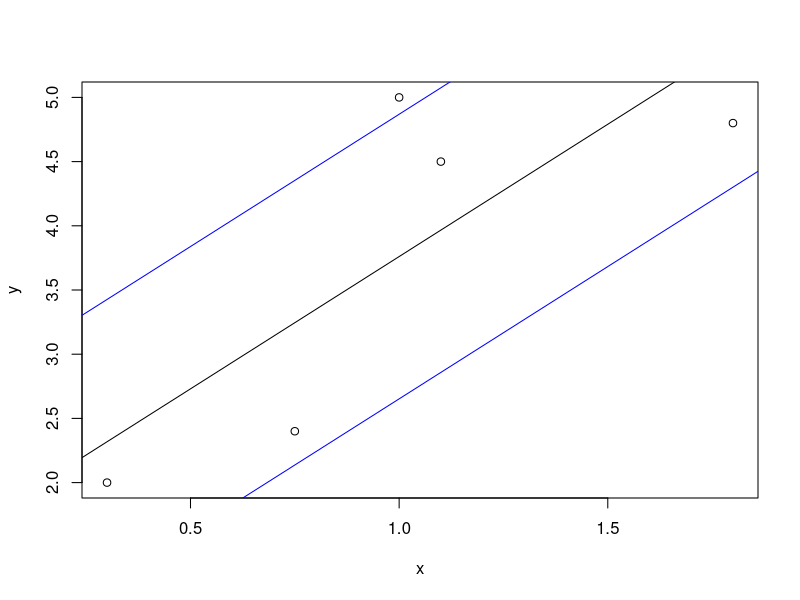

The R script that drew this image:
x <- c(1.1, 0.3, 1, 0.75, 1.8)     
y <- c(4.5, 2,   5, 2.4 , 4.8) 
n=5

xbar <- mean(x)
ybar <- mean(y)

sx <- sum(x^2)
sy <- sum(y^2)
sXiSquared <- sum((x - xbar)^2)

bh <- (sum(x*y) - n*xbar*ybar)/(sx - n*xbar^2)
ah <- ybar - bh*xbar              

#2.a

#from 1.c
sigmah <- (sum((y - ah - bh*x) ^ 2)) / (n-2)
sigmahroot <- sigmah ^ 0.5

chisquared = (sum((y - ah - bh*x) ^ 2)) / sigmah
numerator <- bh * (sXiSquared / sigmahroot)^0.5
denominator <- chisquared / (n-2)
sprintf('2.a Chisquared value is %f', numerator / denominator)

#2.b e1 = y1 - Yhat1
index = 1
Varei = (1 - 1/n - ((x[index]-xbar)^2/sXiSquared))
sprintf('2.b Vare1 is %f', Varei)

#2.c studentized residual for first observation
index = 1
e1 = y[index] - ah - bh * x[index]
studentizede1 = e1 / (sigmahroot * Varei^0.5)
sprintf('2.c studentized e1 is %f', studentizede1)

#2.d maximum influence
hii <- 1/n + ((x-xbar)^2/sXiSquared)
valii <- which.max(hii)
sprintf('2.d highest influence is %f at index %d', hii[valii] , valii )

#2.e confidence interval
xinput <- 0.5
ypred <- ah + bh * xinput

# include x to Sxx
newsigmahroot <- 0.8^0.5
interval <- newsigmahroot * (1/n + ((xinput-xbar)^2/sXiSquared))^0.5 * qnorm(0.025,lower.tail = FALSE)
sprintf('2.e Range is %f and %f', ypred - interval, ypred + interval)


plot(x,y)
abline(a=ah, b=bh)
abline(a=ah - interval, b=bh,  col="blue")
abline(a=ah + interval, b=bh,  col="blue")

